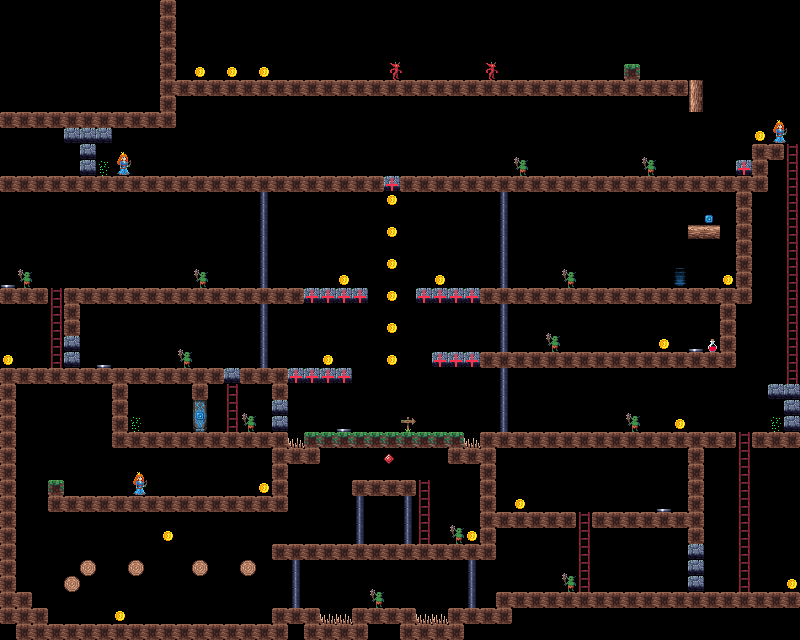

A 2D game scene composited from a Tiled map and its tileset images. What follows is a short description and the map's XML, with every tile layer's data as written:
An orthogonal 50x40 tile map with 16x16 px tiles, 1 tile layer (Tile Layer 1) and 21 objects (6x vaultr_4, 3x vaultr_3, 2x vaultr_1, 2x vaultr_bottom, 2x vaultr_2, ...).

<map version="1.2" tiledversion="1.2.4" orientation="orthogonal" renderorder="right-down" width="50" height="40" tilewidth="16" tileheight="16" infinite="0" nextlayerid="3" nextobjectid="25">
 <tileset firstgid="1" source="Pogo.tsx" />
 <layer id="1" name="Tile Layer 1" width="50" height="40">
  <data encoding="csv">
0,0,0,0,0,0,0,0,0,0,1,0,0,0,0,0,0,0,0,0,0,0,0,0,0,0,0,0,0,0,0,0,0,0,0,0,0,0,0,0,0,0,0,0,0,0,0,0,0,0,
0,0,0,0,0,0,0,0,0,0,1,0,0,0,0,0,0,0,0,0,0,0,0,0,0,0,0,0,0,0,0,0,0,0,0,0,0,0,0,0,0,0,0,0,0,0,0,0,0,0,
0,0,0,0,0,0,0,0,0,0,1,0,0,0,0,0,0,0,0,0,0,0,0,0,0,0,0,0,0,0,0,0,0,0,0,0,0,0,0,0,0,0,0,0,0,0,0,0,0,0,
0,0,0,0,0,0,0,0,0,0,1,0,0,0,0,0,0,0,0,0,0,0,0,0,0,0,0,0,0,0,0,0,0,0,0,0,0,0,0,0,0,0,0,0,0,0,0,0,0,0,
0,0,0,0,0,0,0,0,0,0,1,0,45,0,45,0,45,0,0,0,0,0,0,0,33,0,0,0,0,0,33,0,0,0,0,0,0,0,0,2,0,0,0,0,0,0,0,0,0,0,
0,0,0,0,0,0,0,0,0,0,1,1,1,1,1,1,1,1,1,1,1,1,1,1,1,1,1,1,1,1,1,1,1,1,1,1,1,1,1,1,1,1,1,42,0,0,0,0,0,0,
0,0,0,0,0,0,0,0,0,0,1,0,0,0,0,0,0,0,0,0,0,0,0,0,0,0,0,0,0,0,0,0,0,0,0,0,0,0,0,0,0,0,0,42,0,0,0,0,0,0,
1,1,1,1,1,1,1,1,1,1,1,0,0,0,0,0,0,0,0,0,0,0,0,0,0,0,0,0,0,0,0,0,0,0,0,0,0,0,0,0,0,0,0,0,0,0,0,0,0,0,
0,0,0,0,39,39,39,0,0,0,0,0,0,0,0,0,0,0,0,0,0,0,0,0,0,0,0,0,0,0,0,0,0,0,0,0,0,0,0,0,0,0,0,0,0,0,0,45,27,0,
0,0,0,0,0,39,0,0,0,0,0,0,0,0,0,0,0,0,0,0,0,0,0,0,0,0,0,0,0,0,0,0,0,0,0,0,0,0,0,0,0,0,0,0,0,0,0,1,1,4,
0,0,0,0,0,39,20,27,0,0,0,0,0,0,0,0,0,0,0,0,0,0,0,0,0,0,0,0,0,0,0,0,32,0,0,0,0,0,0,0,32,0,0,0,0,0,38,1,0,4,
1,1,1,1,1,1,1,1,1,1,1,1,1,1,1,1,1,1,1,1,1,1,1,1,38,1,1,1,1,1,1,1,1,1,1,1,1,1,1,1,1,1,1,1,1,1,1,1,0,4,
0,0,0,0,0,0,0,0,0,0,0,0,0,0,0,0,44,0,0,0,0,0,0,0,45,0,0,0,0,0,0,44,0,0,0,0,0,0,0,0,0,0,0,0,0,0,1,0,0,4,
0,0,0,0,0,0,0,0,0,0,0,0,0,0,0,0,44,0,0,0,0,0,0,0,0,0,0,0,0,0,0,44,0,0,0,0,0,0,0,0,0,0,0,0,10,0,1,0,0,4,
0,0,0,0,0,0,0,0,0,0,0,0,0,0,0,0,44,0,0,0,0,0,0,0,45,0,0,0,0,0,0,44,0,0,0,0,0,0,0,0,0,0,0,41,41,0,1,0,0,4,
0,0,0,0,0,0,0,0,0,0,0,0,0,0,0,0,44,0,0,0,0,0,0,0,0,0,0,0,0,0,0,44,0,0,0,0,0,0,0,0,0,0,0,0,0,0,1,0,0,4,
0,0,0,0,0,0,0,0,0,0,0,0,0,0,0,0,44,0,0,0,0,0,0,0,45,0,0,0,0,0,0,44,0,0,0,0,0,0,0,0,0,0,0,0,0,0,1,0,0,4,
43,32,0,0,0,0,0,0,0,0,0,0,32,0,0,0,44,0,0,0,0,45,0,0,0,0,0,45,0,0,0,44,0,0,0,32,0,0,0,0,0,0,50,0,0,45,1,0,0,4,
1,1,1,4,1,1,1,1,1,1,1,1,1,1,1,1,1,1,1,38,38,38,38,0,45,0,38,38,38,38,1,1,1,1,1,1,1,1,1,1,1,1,1,1,1,1,1,0,0,4,
0,0,0,4,1,0,0,0,0,0,0,0,0,0,0,0,44,0,0,0,0,0,0,0,0,0,0,0,0,0,0,44,0,0,0,0,0,0,0,0,0,0,0,0,0,1,0,0,0,4,
0,0,0,4,1,0,0,0,0,0,0,0,0,0,0,0,44,0,0,0,0,0,0,0,45,0,0,0,0,0,0,44,0,0,0,0,0,0,0,0,0,0,0,0,0,1,0,0,0,4,
0,0,0,4,39,0,0,0,0,0,0,0,0,0,0,0,44,0,0,0,0,0,0,0,0,0,0,0,0,0,0,44,0,0,32,0,0,0,0,0,0,45,0,43,35,1,0,0,0,4,
45,0,0,4,39,0,43,0,0,0,0,32,0,0,0,0,44,0,0,0,45,0,0,0,45,0,0,38,38,38,1,1,1,1,1,1,1,1,1,1,1,1,1,1,1,1,0,0,0,4,
1,1,1,1,1,1,1,1,1,1,1,1,1,1,39,1,1,1,38,38,38,38,0,0,0,0,0,0,0,0,0,44,0,0,0,0,0,0,0,0,0,0,0,0,0,0,0,0,0,4,
1,0,0,0,0,0,0,1,0,0,0,0,1,0,4,0,0,1,0,0,0,0,0,0,0,0,0,0,0,0,0,44,0,0,0,0,0,0,0,0,0,0,0,0,0,0,0,0,39,39,
1,0,0,0,0,0,0,1,0,0,0,0,0,0,4,0,0,39,0,0,0,0,0,0,0,0,0,0,0,0,0,44,0,0,0,0,0,0,0,0,0,0,0,0,0,0,0,0,0,39,
1,0,0,0,0,0,0,1,20,0,0,0,5,0,4,32,0,39,0,0,0,43,0,0,0,17,0,0,0,0,0,44,0,0,0,0,0,0,0,32,0,0,45,0,0,0,0,0,20,39,
1,0,0,0,0,0,0,1,1,1,1,1,1,1,1,1,1,1,19,2,2,2,2,2,2,2,2,2,2,19,1,1,1,1,1,1,1,1,1,1,1,1,1,1,1,1,4,1,1,1,
1,0,0,0,0,0,0,0,0,0,0,0,0,0,0,0,0,1,1,1,0,0,0,0,13,0,0,0,1,1,1,0,0,0,0,0,0,0,0,0,0,0,0,1,0,0,4,0,0,0,
1,0,0,0,0,0,0,0,0,0,0,0,0,0,0,0,0,1,0,0,0,0,0,0,0,0,0,0,0,0,1,0,0,0,0,0,0,0,0,0,0,0,0,1,0,0,4,0,0,0,
1,0,0,2,0,0,0,0,27,0,0,0,0,0,0,0,45,1,0,0,0,0,1,1,1,1,4,0,0,0,1,0,0,0,0,0,0,0,0,0,0,0,0,1,0,0,4,0,0,0,
1,0,0,1,1,1,1,1,1,1,1,1,1,1,1,1,1,1,0,0,0,0,44,0,0,44,4,0,0,0,1,0,45,0,0,0,0,0,0,0,0,43,0,1,0,0,4,0,0,0,
1,0,0,0,0,0,0,0,0,0,0,0,0,0,0,0,0,0,0,0,0,0,44,0,0,44,4,0,0,0,1,1,1,1,1,1,4,1,1,1,1,1,1,1,0,0,4,0,0,0,
1,0,0,0,0,0,0,0,0,0,45,0,0,0,0,0,0,0,0,0,0,0,44,0,0,44,4,0,32,45,1,0,0,0,0,0,4,0,0,0,0,0,0,1,0,0,4,0,0,0,
1,0,0,0,0,0,0,0,0,0,0,0,0,0,0,0,0,1,1,1,1,1,1,1,1,1,1,1,1,1,1,0,0,0,0,0,4,0,0,0,0,0,0,39,0,0,4,0,0,0,
1,0,0,0,0,40,0,0,40,0,0,0,40,0,0,40,0,0,44,0,0,0,0,0,0,0,0,0,0,44,0,0,0,0,0,0,4,0,0,0,0,0,0,39,0,0,4,0,0,0,
1,0,0,0,40,0,0,0,0,0,0,0,0,0,0,0,0,0,44,0,0,0,0,0,0,0,0,0,0,44,0,0,0,0,0,32,4,0,0,0,0,0,0,39,0,0,4,0,0,45,
1,1,0,0,0,0,0,0,0,0,0,0,0,0,0,0,0,0,44,0,0,0,0,32,0,0,0,0,0,44,0,1,1,1,1,1,1,1,1,1,1,1,1,1,1,1,1,1,1,1,
1,1,1,0,0,0,0,45,0,0,0,0,0,0,0,0,0,1,1,1,19,19,1,1,1,1,19,19,1,1,1,1,0,0,0,0,0,0,0,0,0,0,0,0,0,0,0,0,0,0,
0,1,1,1,1,1,1,1,1,1,1,1,1,1,1,1,1,1,0,1,1,1,1,0,0,1,1,1,1,0,0,0,0,0,0,0,0,0,0,0,0,0,0,0,0,0,0,0,0,0
</data>
 </layer>
 <objectgroup id="2" name="Object Layer 1">
  <object id="1" name="entrance" x="120.25" y="166.75">
   <point />
  </object>
  <object id="2" name="vault.vaultr_return" x="101.25" y="170.5">
   <point />
  </object>
  <object id="3" name="vaultr_1" x="294.5" y="372" width="53" height="6" />
  <object id="4" name="vaultr.bottom" x="134.5" y="423.5">
   <point />
  </object>
  <object id="5" name="bottom" x="138.5" y="487.5">
   <point />
  </object>
  <object id="6" name="vaultr_bottom" x="663" y="503">
   <point />
  </object>
  <object id="7" name="vaultr_bottom" x="691.5" y="551.5" width="7.5" height="35" />
  <object id="9" name="vaultr_2" x="310" y="293" width="52.1667" height="6.5" />
  <object id="10" name="vaultr_2" x="106" y="359">
   <point />
  </object>
  <object id="11" name="vaultr_1" x="342" y="423">
   <point />
  </object>
  <object id="12" name="vaultr_3" x="8.5" y="280.5">
   <point />
  </object>
  <object id="13" name="vaultr_3" x="436.5" y="354.5" width="39.5" height="9" />
  <object id="14" name="vaultr_3" x="69" y="343" width="7" height="19" />
  <object id="15" name="vaultr_4" x="418.5" y="289" width="55.5" height="11" />
  <object id="16" name="vaultr_4" x="694" y="343.5">
   <point />
  </object>
  <object id="18" name="vaultr_4" x="274" y="404" width="10" height="22" />
  <object id="19" name="vaultr_4" x="229" y="372" width="6" height="6" />
  <object id="20" name="vaultr.top" x="776.5" y="422.5">
   <point />
  </object>
  <object id="21" name="top" x="778" y="137">
   <point />
  </object>
  <object id="23" name="vaultr_4" x="390.333" y="181" width="5.66667" height="5.33333" />
  <object id="24" name="vaultr_4" x="741.333" y="164.667" width="7.33333" height="7" />
 </objectgroup>
</map>